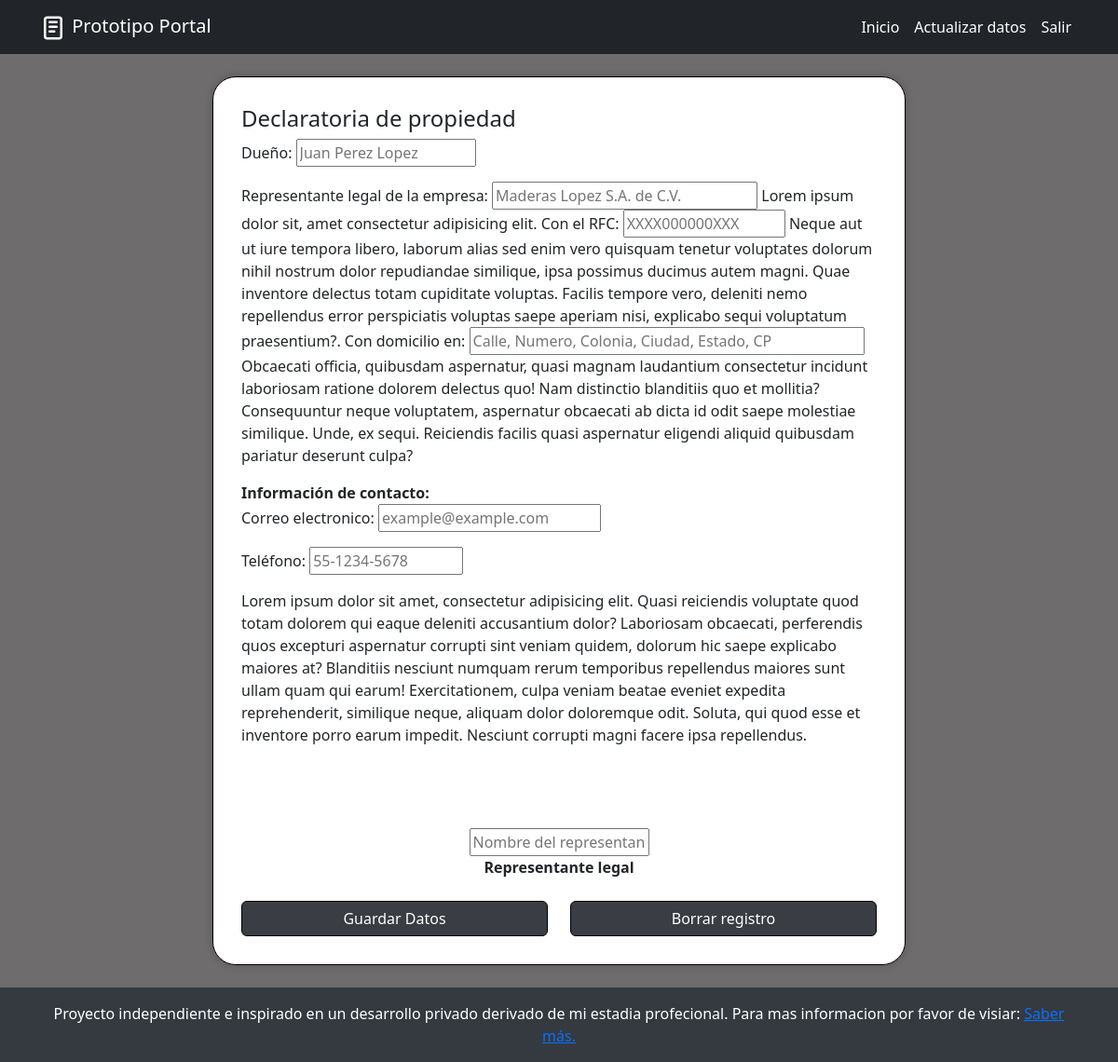
/declaratoria_propiedad/ (signed in), run on an earlier commit of the app's database.
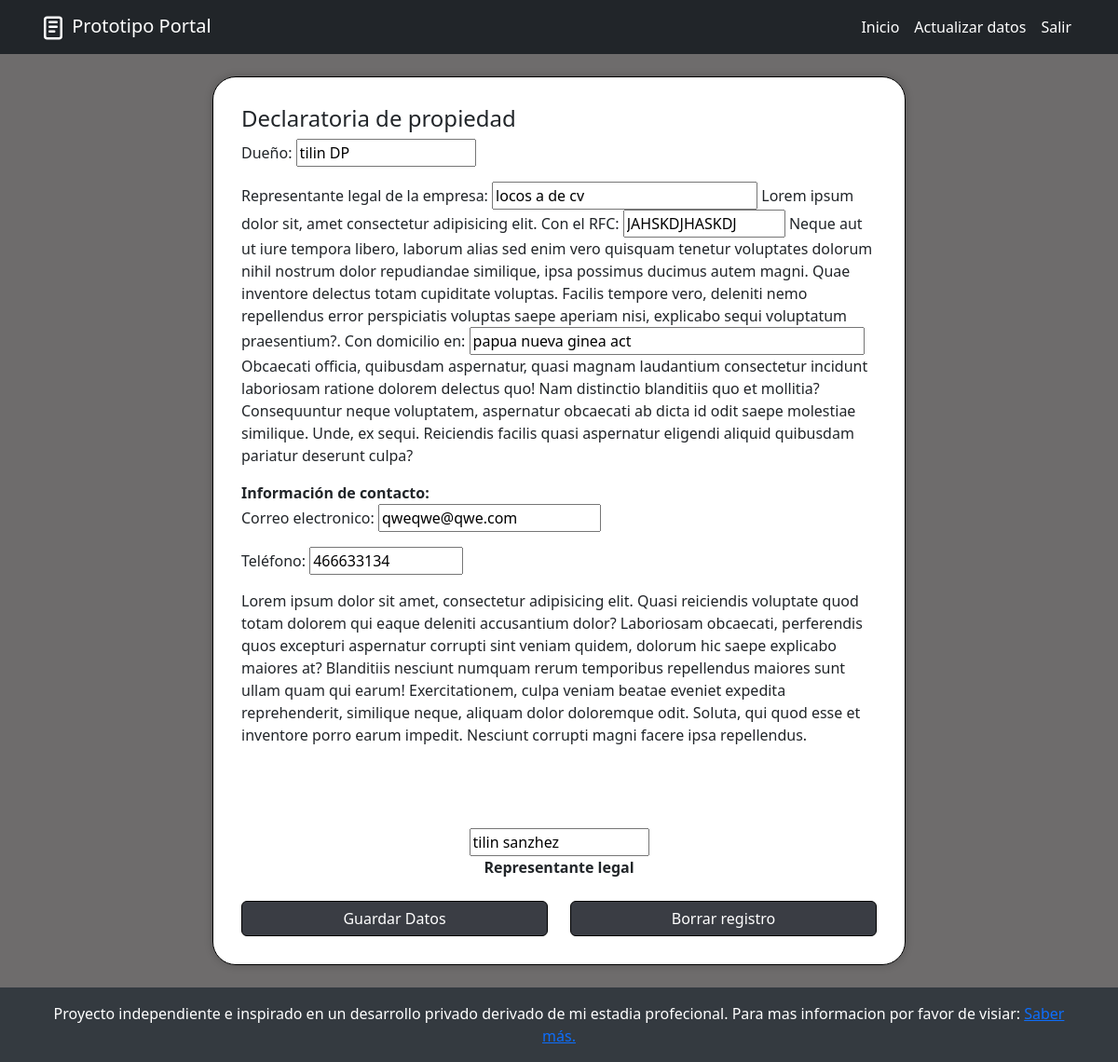
And on a later commit of the database.
### Portal/models.py (models this page shows, shortened)
class declaratoriaPropiedadModel(models.Model):
    dueñoDP = models.CharField(max_length=255)
    empresaDP = models.CharField(max_length=255)
    rfcDP = models.CharField(max_length=13)
    domicilioDP = models.CharField(max_length=255)
    emailDP = models.EmailField(max_length=255)
    telefonoDP = models.CharField(max_length=30)
    reprelegalDP = models.CharField(max_length=255)
    user = models.ForeignKey(User, on_delete=models.CASCADE)

### Portal/views.py (the view)
# urls.py: path('declaratoria_propiedad/', views.declaratoriaPropiedad, name= 'declaratoriaPropiedad'),
def declaratoriaPropiedad(request):
    datos = declaratoriaPropiedadModel.objects.filter(user=request.user).first()
    if request.method == 'POST':
        if datos:
            form = formDeclaratoriaPropiedad(request.POST, instance=datos)
        else:
            form = formDeclaratoriaPropiedad(request.POST)
        if form.is_valid():
            instancia = form.save(commit=False)
            instancia.user = request.user  # Asegúrate de asignar el usuario si es necesario
            instancia.save()
            messages.success(request, 'Datos de Declaratoria de propiedad enviados correctamente')
            return redirect('home')
    else:
        if datos:
            form = formDeclaratoriaPropiedad(instance=datos)
        else:
            form = formDeclaratoriaPropiedad()
    return render(request, 'Documentos/declaratoriaPropiedad.html', {
        'form': form
    })

### Portal/templates/Documentos/declaratoriaPropiedad.html (shortened to what this page needs)
{% extends 'base.html' %} {% block content %}
<div class="container-fluid mb-4" >
    <div class="row justify-content-center">
        <div class="documentosGenerales-card col-12 col-sm-10 col-md-6 col-lg-6 col-xl-8 ">
            <form id="formularioDP" action="{% url 'declaratoriaPropiedad' %}" method="post">
            <h4>Declaratoria de propiedad</h4>
            <p>Dueño: {{form.dueñoDP}}</p>
            <p>Representante legal de la empresa: {{form.empresaDP}} Lorem ipsum dolor sit, amet consectetur adipisicing elit. Con el RFC: {{form.rfcDP}} Neque aut ut iure tempora libero, laborum alias sed enim vero quisquam tenetur voluptates dolorum nihil nostrum dolor repudiandae similique, ipsa possimus ducimus autem magni. Quae inventore delectus totam cupiditate voluptas. Facilis tempore vero, deleniti nemo repellendus error perspiciatis voluptas saepe aperiam nisi, explicabo sequi voluptatum praesentium?. Con domicilio en: {{form.domicilioDP}} Obcaecati officia, quibusdam aspernatur, quasi magnam laudantium consectetur incidunt laboriosam ratione dolorem delectus quo! Nam distinctio blanditiis quo et mollitia? Consequuntur neque voluptatem, aspernatur obcaecati ab dicta id odit saepe molestiae similique. Unde, ex sequi. Reiciendis facilis quasi aspernatur eligendi aliquid quibusdam pariatur deserunt culpa?</p>
            <strong>Información de contacto:</strong>
            <p>Correo electronico: {{form.emailDP}}</p>
            <p>Teléfono: {{form.telefonoDP}}</p>
            <p>Lorem ipsum dolor sit amet, consectetur adipisicing elit. Quasi reiciendis voluptate quod totam dolorem qui eaque deleniti accusantium dolor? Laboriosam obcaecati, perferendis quos excepturi aspernatur corrupti sint veniam quidem, dolorum hic saepe explicabo maiores at? Blanditiis nesciunt numquam rerum temporibus repellendus maiores sunt ullam quam qui earum! Exercitationem, culpa veniam beatae eveniet expedita reprehenderit, similique neque, aliquam dolor doloremque odit. Soluta, qui quod esse et inventore porro earum impedit. Nesciunt corrupti magni facere ipsa repellendus.</p>
            <br>
            <br>
            <br>
            <div class="text-center mb-4">
                {{form.reprelegalDP}}
                <br>
                <strong>Representante legal</strong>
            </form>
        </div>
            <div class="d-grid gap-4">
                <div class="row text-center">
                    <div class="col-12 col-md-6 ">
                        <button type="submit" class="btn btn-primary w-100 " form="formularioDP" style="background-color: #3a3d44; border-color: #000000;">
                            Guardar Datos
                        </button>
                    </div>
                    <div class="col-12 col-md-6">
                        <button type="submit" class="btn btn-primary w-100 " style="background-color: #3a3d44; border-color: #000000;">
                            Borrar registro
                        </button>
                    </div>
                </div>
            </div>
        </div>
    </div>
{% endblock %}

### Portal/templates/base.html (shortened to what this page needs)
{% load static %}
<!DOCTYPE html>
<html lang="es">
<head>
    <link rel="stylesheet" href="https://cdn.jsdelivr.net/npm/bootstrap-icons@1.11.3/font/bootstrap-icons.min.css">
    <link href="https://cdn.jsdelivr.net/npm/bootstrap@5.3.0/dist/css/bootstrap.min.css" rel="stylesheet">
    <link href="{% static 'css/styles.css' %}" rel="stylesheet">
</head>
<body class="d-flex flex-column min-vh-100">
    <nav class="navbar navbar-expand-lg navbar-dark bg-dark sticky-top">
        <div class="container">
            <a class="navbar-brand" href="/">
                Prototipo Portal
            </a>
            <div class="collapse navbar-collapse" id="navbarNav">
                <ul class="navbar-nav ms-auto mb-2 mb-lg-0">
                    {% if user.is_authenticated %}
                    <li class="nav-item">
                        <a class="nav-link" href="/">Inicio</a>
                    </li>
                    <li class="nav-item">
                        <a class="nav-link" href="{% url 'actualizar' %}">Actualizar datos</a>
                    </li>
                    <li class="nav-item">
                        <a class="nav-link" href="{% url 'logout' %}">Salir</a>
                    </li>
                    {% endif %}
                </ul>
            </div>
        </div>
    </nav>
    <main class="container flex-grow-1 mt-4">
        {% block content %}
        {% endblock %}
    </main>
    <footer class="footer mt-auto py-3 bg-dark text-white text-center">
        <div class="container">
            <span>Proyecto independiente e inspirado en un desarrollo privado derivado de mi estadia profecional. Para mas informacion por favor de visiar: <a href="" class="">Saber más.</a></span>
        </div>
    </footer>
</body>
</html>

### Portal/static/css/styles.css (style rules this page uses)
body { background-color: #6e6c6c; }
.footer { background-color: #343a40 !important; color: #ffffff; padding: 1rem 0; }
.navbar-dark .navbar-nav .nav-link { color: white !important; }
.documentosGenerales-card { border: 1px solid rgb(0, 0, 0); background-color: #fff; box-shadow: 0 0 10px rgba(0, 0, 0, 0.2); padding: 30px; justify-content: center; border-radius: 25px; }

What changed in the data, as far as the page shows it:
added declaratoriaPropiedadModel: dueñoDP "tilin DP", empresaDP "locos a de cv", rfcDP "JAHSKDJHASKDJ", domicilioDP "papua nueva ginea act", emailDP "qweqwe@qwe.com", telefonoDP "466633134", reprelegalDP "tilin sanzhez"
